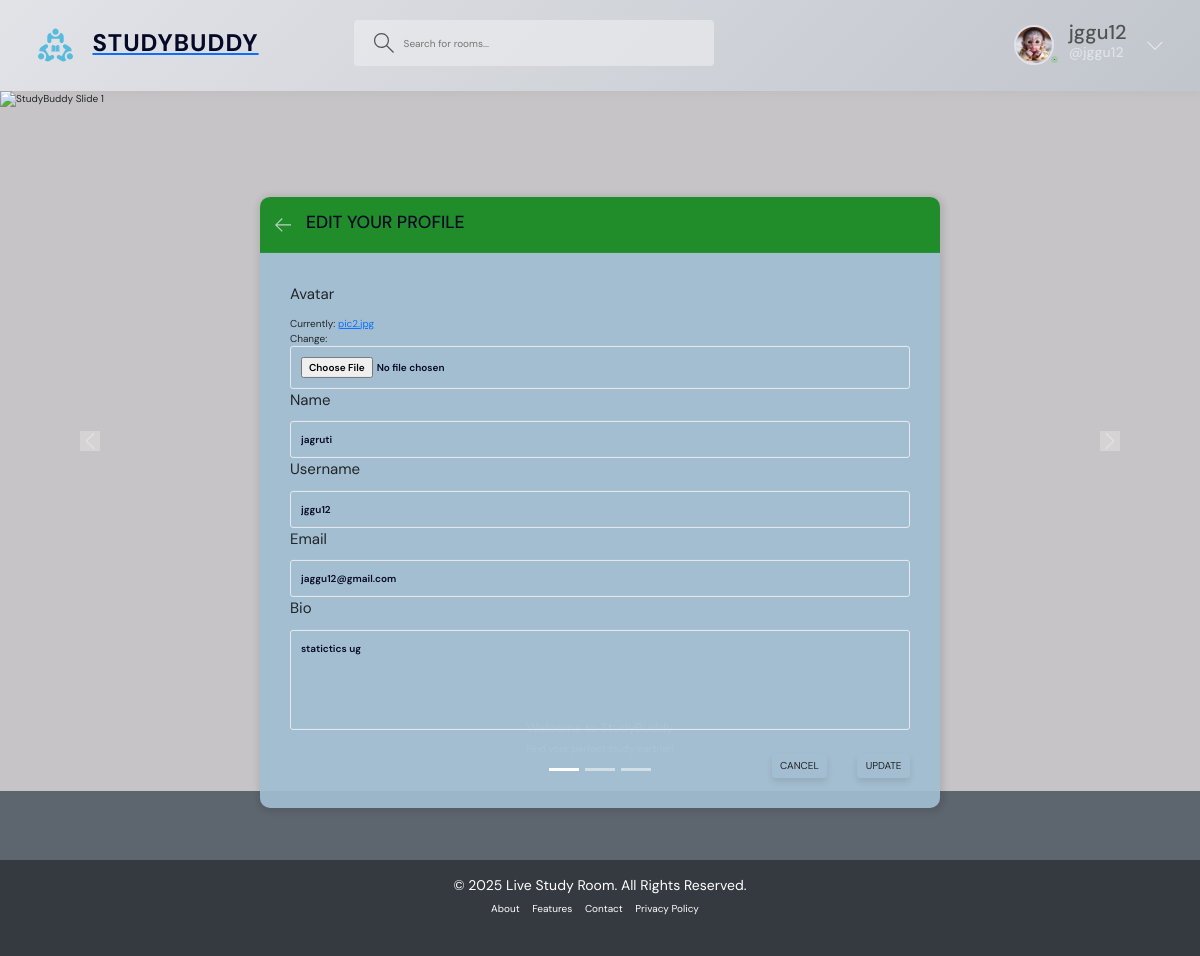
/update-user/ (signed in), run on the app's committed database.
### base/models.py (models this page shows)
class User(AbstractUser):
    name=models.CharField(max_length=200,null=True)
    email=models.EmailField(unique=True,null=True)
    bio=models.TextField(null=True)
    avatar=models.ImageField(null=True,default="avatar.svg")
    USERNAME_FIELD='email'
    REQUIRED_FIELDS=[]

### base/views.py (the view, shortened to what this page needs)
# urls.py: path('update-user/',views.updateUser,name="update-user"),
@login_required(login_url='login')
def updateUser(request):
    user=request.user
    form=UserForm(instance=user)
    return render(request,'base/update-user.html',{'form':form})

### base/form.py
class UserForm(ModelForm):
    class Meta:
        model = User
        fields = ['avatar','name','username', 'email','bio']

### base/templates/base/update-user.html (shortened to what this page needs)
{% extends 'main.html'%}
{%block content %}
    <main class="update-account layout">
        <div class="container">
            <div class="layout__box">
                <div class="layout__boxHeader">
                    <div class="layout__boxTitle">
                        <a href="{%url 'home' %}">
                            <svg version="1.1" xmlns="http://www.w3.org/2000/svg" width="32" height="32"
                                viewBox="0 0 32 32">
                                <title>arrow-left</title>
                                <path
                                    d="M13.723 2.286l-13.723 13.714 13.719 13.714 1.616-1.611-10.96-10.96h27.625v-2.286h-27.625l10.965-10.965-1.616-1.607z">
                                </path>
                            </svg>
                        </a>
                        <h3>Edit your profile</h3>
                    </div>
                </div>
                <div class="layout__body">
                    <form class="form" action="" method="POST" enctype="multipart/form-data">
                        <div class="form__group">
                          {% for field in form %}
                            <label for="profile_pic">{{field.label}}</label>
                            {{field}}
                            {%endfor%}
                        </div>
                        <div class="form__action">
                            <a class="btn btn--dark" href="index.html">Cancel</a>
                            <button class="btn btn--main" type="submit">Update</button>
                        </div>
                    </form>
                </div>
            </div>
        </div>
    </main>
 {%endblock%}

### templates/navbar.html (shortened to what this page needs)
{% load static %}
<header class="header header--loggedIn">
    <div class="container">
      <a href="{%url 'home'%}" class="header__logo">
        <img src="{% static 'images/logo.svg' %}" />
        <h1>StudyBuddy
        </h1>
      </a>
      <form class="header__search" method="GET" action="{% url 'home' %}">
        <label>
          <input name="q" placeholder="Search for rooms..." />
        </label>
      </form>
      <nav class="header__menu">
        {%if request.user.is_authenticated %}
        <div class="header__user">
          <a href="{%url 'user-profile' user.id %}">
            <div class="avatar avatar--medium active">
              <img src="{{request.user.avatar.url}}" />
            </div>
            <p>{{request.user.username}} <span>@{{request.user.username}}</span></p>
          </a>
          <button class="dropdown-button">
            <svg version="1.1" xmlns="http://www.w3.org/2000/svg" width="32" height="32" viewBox="0 0 32 32">
              <title>chevron-down</title>
              <path d="M16 21l-13-13h-3l16 16 16-16h-3l-13 13z"></path>
            </svg>
          </button>
        </div>
        {%else%}
        <a href="{% url "login" %}">
          <img src="{%static 'images/avatar.svg' %}" />
          <p>Login</p>
        </a>
        {%endif%}
      </nav>
    </div>
  </header>

### data on the page
User: user.avatar (picture), user.username "jggu12", form "jagruti" "jggu12" "jaggu12@gmail.com" "statictics ug"

### other printed values
{{ field.label }} "Avatar" "Name" "Username" "Email" "Bio"
